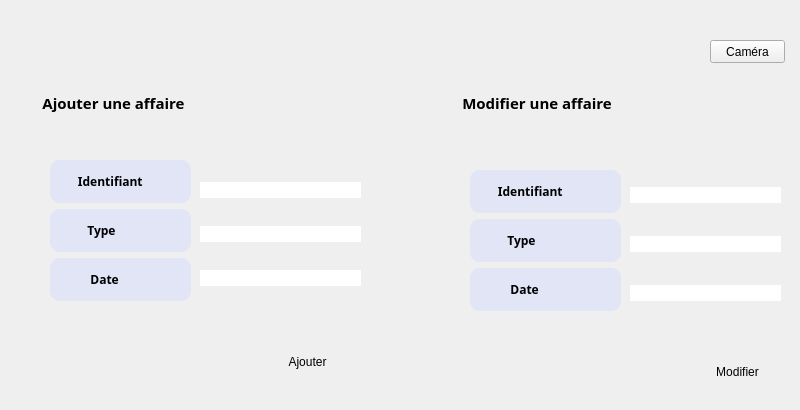
   <widget class="QWidget" name="tab_3">
    <attribute name="title">
     <string>Ajouter</string>
    </attribute>
    <widget class="QGroupBox" name="groupBox">
     <property name="geometry">
      <rect>
       <x>40</x>
       <y>90</y>
       <width>341</width>
       <height>311</height>
      </rect>
     </property>
     <property name="font">
      <font>
       <family>Mogen</family>
       <pointsize>11</pointsize>
       <weight>75</weight>
       <italic>false</italic>
       <bold>true</bold>
       <underline>false</underline>
       <kerning>true</kerning>
      </font>
     </property>
     <property name="styleSheet">
      <string notr="true">  border-radius: 10;</string>
     </property>
     <property name="title">
      <string>Ajouter une affaire</string>
     </property>
     <widget class="QPushButton" name="bouton_ajouter">
      <property name="geometry">
       <rect>
        <x>230</x>
        <y>260</y>
        <width>75</width>
        <height>23</height>
       </rect>
      </property>
      <property name="text">
       <string>Ajouter</string>
      </property>
     </widget>
     <widget class="QWidget" name="layoutWidget">
      <property name="geometry">
       <rect>
        <x>10</x>
        <y>70</y>
        <width>141</width>
        <height>141</height>
       </rect>
      </property>
      <layout class="QVBoxLayout" name="verticalLayout_2">
       <item>
        <widget class="QLabel" name="label">
         <property name="font">
          <font>
           <family>Aubrey</family>
           <pointsize>9</pointsize>
           <weight>75</weight>
           <bold>true</bold>
          </font>
         </property>
         <property name="styleSheet">
          <string notr="true">background-color: rgb(225, 229, 246);</string>
         </property>
         <property name="text">
          <string>         Identifiant</string>
         </property>
        </widget>
       </item>
       <item>
        <widget class="QLabel" name="label_4">
         <property name="font">
          <font>
           <family>Aubrey</family>
           <pointsize>9</pointsize>
           <weight>75</weight>
           <bold>true</bold>
          </font>
         </property>
         <property name="styleSheet">
          <string notr="true">background-color: rgb(225, 229, 246);
</string>
         </property>
         <property name="text">
          <string>            Type</string>
         </property>
        </widget>
       </item>
       <item>
        <widget class="QLabel" name="label_3">
         <property name="font">
          <font>
           <family>Aubrey</family>
           <pointsize>9</pointsize>
           <weight>75</weight>
           <italic>false</italic>
           <bold>true</bold>
          </font>
         </property>
         <property name="styleSheet">
          <string notr="true">background-color: rgb(225, 229, 246);</string>
         </property>
         <property name="text">
          <string>             Date</string>
         </property>
        </widget>
       </item>
      </layout>
     </widget>
     <widget class="QWidget" name="layoutWidget_2">
      <property name="geometry">
       <rect>
        <x>160</x>
        <y>70</y>
        <width>161</width>
        <height>151</height>
       </rect>
      </property>
      <layout class="QVBoxLayout" name="verticalLayout_3">
       <item>
        <widget class="QLineEdit" name="lineEdit"/>
       </item>
       <item>
        <widget class="QLineEdit" name="lineEdit_5"/>
       </item>
       <item>
        <widget class="QLineEdit" name="lineEdit_6"/>
       </item>
      </layout>
     </widget>
    </widget>
    <widget class="QPushButton" name="bouton_camera">
     <property name="geometry">
      <rect>
       <x>710</x>
       <y>40</y>
       <width>75</width>
       <height>23</height>
      </rect>
     </property>
     <property name="text">
      <string>Caméra</string>
     </property>
    </widget>
    <widget class="QGroupBox" name="groupBox_6">
     <property name="geometry">
      <rect>
       <x>460</x>
       <y>90</y>
       <width>331</width>
       <height>311</height>
      </rect>
     </property>
     <property name="font">
      <font>
       <family>Mogen</family>
       <pointsize>11</pointsize>
       <weight>75</weight>
       <bold>true</bold>
      </font>
     </property>
     <property name="styleSheet">
      <string notr="true">  border-radius: 10;
</string>
     </property>
     <property name="title">
      <string>Modifier une affaire</string>
     </property>
     <widget class="QPushButton" name="bouton_modifier">
      <property name="geometry">
       <rect>
        <x>240</x>
        <y>270</y>
        <width>75</width>
        <height>23</height>
       </rect>
      </property>
      <property name="text">
       <string>Modifier</string>
      </property>
     </widget>
     <widget class="QWidget" name="layoutWidget_3">
      <property name="geometry">
       <rect>
        <x>170</x>
        <y>70</y>
        <width>151</width>
        <height>171</height>
       </rect>
      </property>
      <layout class="QVBoxLayout" name="verticalLayout_4">
       <item>
        <widget class="QLineEdit" name="lineEdit_4"/>
       </item>
       <item>
        <widget class="QLineEdit" name="lineEdit_2"/>
       </item>
       <item>
        <widget class="QLineEdit" name="lineEdit_7"/>
       </item>
      </layout>
     </widget>
     <widget class="QWidget" name="layoutWidget_4">
      <property name="geometry">
       <rect>
        <x>10</x>
        <y>80</y>
        <width>151</width>
        <height>141</height>
       </rect>
      </property>
      <layout class="QVBoxLayout" name="verticalLayout_5">
       <item>
        <widget class="QLabel" name="label_2">
         <property name="font">
          <font>
           <family>Aubrey</family>
           <pointsize>9</pointsize>
           <weight>75</weight>
           <bold>true</bold>
          </font>
         </property>
         <property name="styleSheet">
          <string notr="true">background-color: rgb(225, 229, 246);</string>
         </property>
         <property name="text">
          <string>         Identifiant</string>
         </property>
        </widget>
       </item>
       <item>
        <widget class="QLabel" name="label_6">
         <property name="font">
          <font>
           <family>Aubrey</family>
           <pointsize>9</pointsize>
           <weight>75</weight>
           <bold>true</bold>
          </font>
         </property>
         <property name="styleSheet">
          <string notr="true">background-color: rgb(225, 229, 246);
</string>
         </property>
         <property name="text">
          <string>            Type</string>
         </property>
        </widget>
       </item>
       <item>
        <widget class="QLabel" name="label_5">
         <property name="font">
          <font>
           <family>Aubrey</family>
           <pointsize>9</pointsize>
           <weight>75</weight>
           <italic>false</italic>
           <bold>true</bold>
          </font>
         </property>
         <property name="styleSheet">
          <string notr="true">background-color: rgb(225, 229, 246);</string>
         </property>
         <property name="text">
          <string>             Date</string>
         </property>
        </widget>
       </item>
      </layout>
     </widget>
    </widget>
   </widget>
